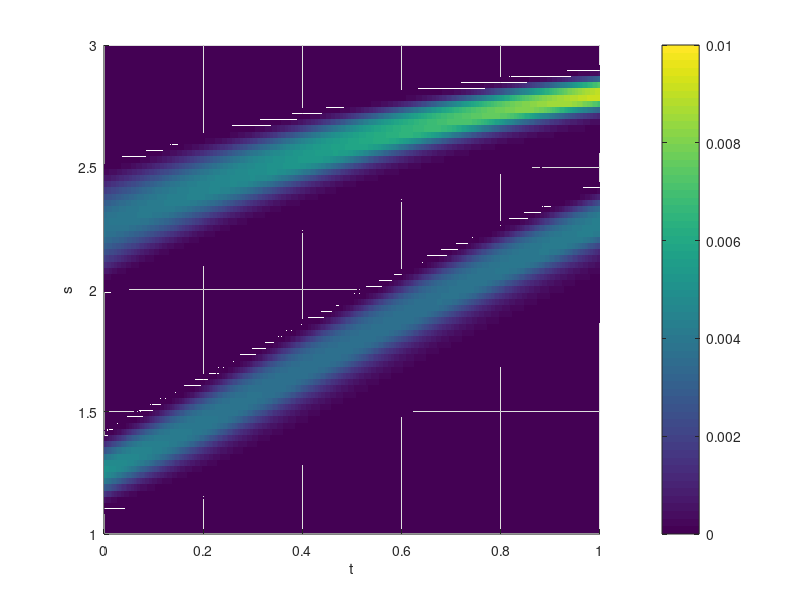

Source code (MATLAB):
%fisher_diffusion_act_incorp_ve_ve.m written 9-15-16 by JTN to simulate
%u_t + (g(m)u)_m = 0. For now, g(m) = exp(-m), but subject to change
%in future.

%need to better approximate the velocity -- how to account for places where
% g=0?

clear all; clc

%Construct vectors of independent variables
mn = 80; %number of m points
total = mn;

tn = 300;

t = linspace(0,1,tn);
dt = t(2) - t(1);
tn = length(t);


m = linspace(1,3,mn);
dm = m(2) - m(1);

[T,M] = meshgrid(t,m);

%define boundary points, interior
m_int = 2:mn-1;

m_bd_0 = 1;
m_bd_1 = mn;

m_bd = union(m_bd_0,m_bd_1);

%define activation modulus
g = @(m) sqrt(m-1).*(3-m);

%get east and west velocity points -- probably a better way, but doing this
%for now.
for i = 1:mn-1
    V(i) = g((m(i)+m(i+1))/2);
end
%construct vectors for east and west velocity.
Ve = V(2:end);
Vw = V(1:end-1);
Vw_m1 = V(end);

%measure of implicitness (1 = backward euler, 0 = forward euler, 1/2 =
%crank nicholson)
theta = 0.5;

Vec = Ve'*dt/dm;

Vwc = Vw'*dt/dm;

Vwc_m1 = Vw_m1'*dt/dm;

%initial condition
% IC = u0*(X<=6).*(X>=2).*(M>=.2).*(M<=.4);
IC = 10*(m-1.1).^2.*(1.4-m).^2.*(m>=1.1).*(m<=1.4) + (m-2).^2.*(2.5-m).^2.*(m>=2).*(m<=2.5);

%sigma for flux limiters
sigma = @(r) (r+abs(r))./(1+abs(r));

%sparse matrix as a function for computation

% A_pos = @(se,sw,v,ind,dn) sparse([ind ind ind],[ind-dn ind ind+dn],[(-Dc+-v+v.*sw/2); ...
%     (2*Dc+v-v.*se/2-v.*sw/2); (-Dc+v.*se/2)],total,total);

A_pos = @(se,sw,ve,vw,ind,dn) sparse([ind ind ind],[ind-dn ind ind+dn],[vw.*(-1+sw/2); ...
    (ve.*(1-1*se/2)-vw.*sw/2); (ve.*se/2)],total,total);


A_pos_m1 = @(sw,vw,ind,dn) sparse([ind ind],[ind-dn ind],[vw.*(-1+sw/2); ...
    (-vw.*sw/2)],total,total);
    
%initialize
u = zeros(total,tn);
u(:,1) = IC;

tic

for i = 2:tn
    
    r_e = (u(m_int,i-1) - u(m_int-1,i-1))./(u(m_int+1,i-1) - u(m_int,i-1));    
    r_w = (u(m_int(2:end)-1,i-1) - u(m_int(2:end)-2,i-1))./(u(m_int(2:end),i-1) - u(m_int(2:end)-1,i-1));
    r_w = [-1;r_w];
    %boundary m = 1
    r_w_m1 = (u(m_bd_1-1,i-1) - u(m_bd_1-2,i-1))./(u(m_bd_1,i-1) - u(m_bd_1-1,i-1));
    
    %eliminate NaN values (0/0 -- not steep!)
    r_e(isnan(r_e)) = 1;
    r_w(isnan(r_w)) = 1;
    r_w_m1(isnan(r_w_m1)) = 1;
    
    %set inf values to large value
    r_e(isinf(r_e)) = 100;
    r_w(isinf(r_w)) = 100;
    r_w_m1(isinf(r_w_m1)) = 100;
    
    
    %compute interior points
    u(:,i) = (speye(total) + theta*(A_pos(sigma(r_e),sigma(r_w),Vec,Vwc,m_int,1)...
        + A_pos_m1(sigma(r_w_m1),Vwc_m1,m_bd_1,1)))\((speye(total)...
        - (1-theta)*(A_pos(sigma(r_e),sigma(r_w),Vec,Vwc,m_int,1)...
        + A_pos_m1(sigma(r_w_m1),Vwc_m1,m_bd_1,1)))*u(:,i-1)); %+ ...
        %dt*u(:,i-1).*(1-u(:,i-1)));
   
    
%     %boundary conditions
     %u(1,i) = u(1,i-1) + dt*(2*u(1,i-1)-u(1,i-1).^2); %u_m(m=0)=0
     %u(1,i) = u(1,i-1) + dt/dx*(u(1,i-1)-u(2,i-1))+dt*(u(1,i-1)*(1-u(1,i-1))); %u_t + u_m = u(1-u)

end

toc

%y for visualization
y = zeros(mn,tn);
y = reshape(u,mn,tn);

figure

surf(t,m,y,'edgecolor','none')

xlabel('t')
ylabel('s')

caxis([0,0.01])
colorbar

axis([0 1 1 3 0 0.013])

view(2)